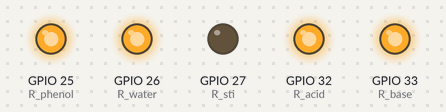
The sketch below on a simulated ESP32. Parts: output pins drawn as LEDs (lit = HIGH).

Above: at 0.1 s.
Timing chart, 0 to 1.6 s (numbered marks = the images above):
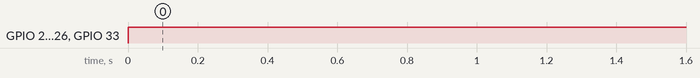

Measured:
- by itself, GPIO 25 (R_phenol), GPIO 26 (R_water), GPIO 33 (R_base): LOW → HIGH at 0.00 s

The sketch:

Control_Relay.ino
```cpp
#define R1 13
#define R2 12
#define R3 14
#define R_sti 27
#define R_water 26
#define R_phenol 25
#define R_base 33
#define R_acid 32

void setup() {

  pinMode(R_acid, OUTPUT);
  pinMode(R_base, OUTPUT);
  pinMode(R_phenol, OUTPUT);
  pinMode(R_water, OUTPUT);
  pinMode(R_sti, OUTPUT);
}

void loop() {
  digitalWrite(R_acid,1);
  digitalWrite(R_base,1);
  digitalWrite(R_phenol,1);
  digitalWrite(R_water,1);

}
```
